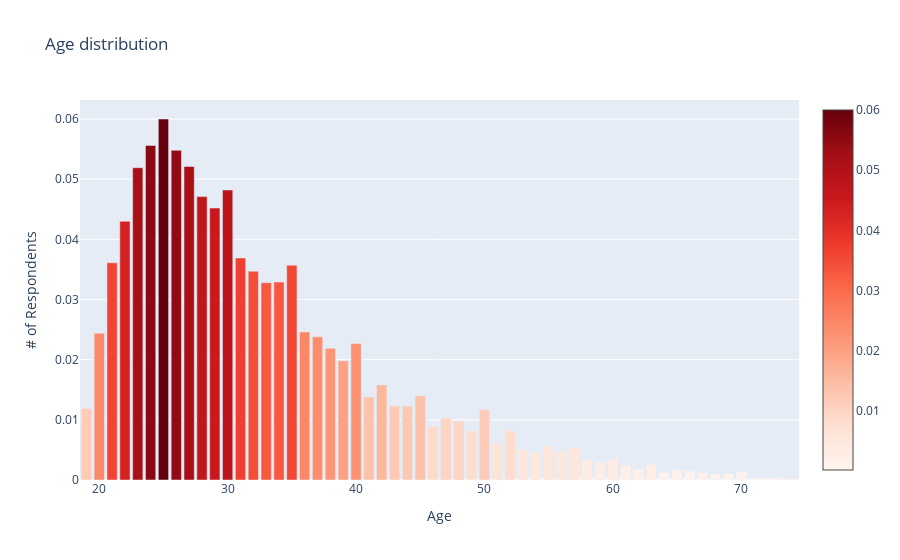

The cell this chart's notebook holds for it:
### Code cell
mcr = mcr[(mcr['Age'] < 75) & (mcr['Age'] > 18)]

age = round(mcr['Age'].value_counts(normalize=True), 4)
trace = go.Bar(
    x=age.index,
    y=age.values,
    marker=dict(
        color = age.values,
        colorscale='Reds',
        showscale=True)
)

data = [trace]
layout = go.Layout(title='Age distribution', 
                   yaxis = dict(title = '# of Respondents')
                  )

fig = go.Figure(data=data, layout=layout)
fig['layout']['xaxis'].update(dict(title = 'Age', 
                                   tickfont = dict(size = 12)))
py.iplot(fig)

### Figure 1 — Plotly figure (JSON) as saved in the notebook; plotly's stock layout.template omitted (floating-point values rounded to 4 significant figures)
{"data": [{"marker": {"color": [0.06, 0.0556, 0.0548, 0.0521, 0.0519, 0.0482, 0.0471, 0.0452, 0.043, 0.0369, 0.0361, 0.0357, 0.0347, 0.0329, 0.0328, 0.0246, 0.0244, 0.0238, 0.0227, 0.0219, 0.0198, 0.0158, 0.014, 0.0138, 0.0123, 0.0123, 0.0119, 0.0117, 0.0103, 0.0098, 0.0089, 0.0082, 0.0082, 0.0062, 0.0056, 0.0054, 0.0051, 0.0047, 0.0046, 0.0035, 0.0034, 0.003, 0.0026, 0.0024, 0.0018, 0.0017, 0.0015, 0.0014, 0.0013, 0.0012, 0.001, 0.001, 0.0004, 0.0004, 0.0003, 0.0002], "colorscale": [[0, "rgb(255,245,240)"], [0.125, "rgb(254,224,210)"], [0.25, "rgb(252,187,161)"], [0.375, "rgb(252,146,114)"], [0.5, "rgb(251,106,74)"], [0.625, "rgb(239,59,44)"], [0.75, "rgb(203,24,29)"], [0.875, "rgb(165,15,21)"], [1, "rgb(103,0,13)"]], "showscale": true}, "type": "bar", "x": [25, 24, 26, 27, 23, 30, 28, 29, 22, 31, 21, 35, 32, 34, 33, 36, 20, 37, 40, 38, 39, 42, 45, 41, 44, 43, 19, 50, 47, 48, 46, 49, 52, 51, 55, 57, 53, 56, 54, 60, 58, 59, 63, 61, 62, 65, 66, 70, 64, 67, 69, 68, 72, 73, 71, 74], "y": [0.06, 0.0556, 0.0548, 0.0521, 0.0519, 0.0482, 0.0471, 0.0452, 0.043, 0.0369, 0.0361, 0.0357, 0.0347, 0.0329, 0.0328, 0.0246, 0.0244, 0.0238, 0.0227, 0.0219, 0.0198, 0.0158, 0.014, 0.0138, 0.0123, 0.0123, 0.0119, 0.0117, 0.0103, 0.0098, 0.0089, 0.0082, 0.0082, 0.0062, 0.0056, 0.0054, 0.0051, 0.0047, 0.0046, 0.0035, 0.0034, 0.003, 0.0026, 0.0024, 0.0018, 0.0017, 0.0015, 0.0014, 0.0013, 0.0012, 0.001, 0.001, 0.0004, 0.0004, 0.0003, 0.0002]}], "layout": {"title": {"text": "Age distribution"}, "xaxis": {"tickfont": {"size": 12}, "title": {"text": "Age"}}, "yaxis": {"title": {"text": "# of Respondents"}}}}
